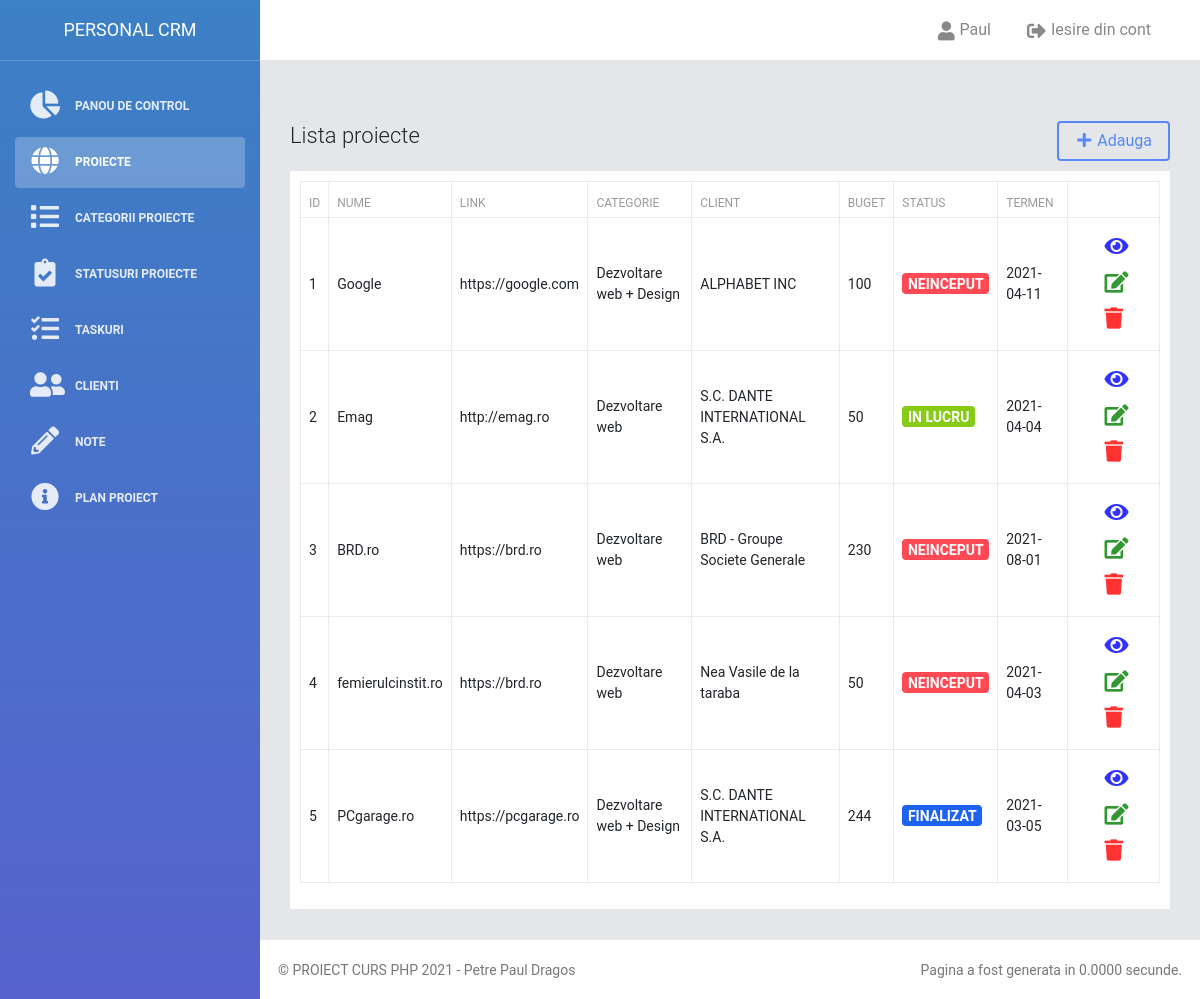
/proiecte.php (signed in), run on the app's committed database.
### tables this page shows
CREATE TABLE `utilizatori` (
  `id` int(11) NOT NULL,
  `utilizator` varchar(30) NOT NULL,
  `parola` varchar(30) NOT NULL,
  `nume` varchar(100) NOT NULL,
  `prenume` varchar(100) NOT NULL
);

CREATE TABLE `proiecte` (
  `id` int(11) NOT NULL,
  `nume` varchar(255) NOT NULL,
  `link` varchar(255) NOT NULL,
  `categorie` varchar(255) NOT NULL,
  `descriere` text NOT NULL,
  `imagine` text NOT NULL,
  `id_client` int(11) NOT NULL,
  `buget` int(11) NOT NULL,
  `status` int(11) NOT NULL,
  `data` timestamp NOT NULL DEFAULT current_timestamp(),
  `data_start` date NOT NULL,
  `data_final` date NOT NULL
);

CREATE TABLE `proiecte_categorii` (
  `idCategorie` int(11) NOT NULL,
  `numeCategorie` varchar(300) NOT NULL
);

CREATE TABLE `clienti` (
  `id` int(11) NOT NULL,
  `nume` varchar(100) NOT NULL,
  `descriere` text NOT NULL,
  `adresa` varchar(250) NOT NULL,
  `proiecte` varchar(255) NOT NULL,
  `email` varchar(50) NOT NULL,
  `telefon` varchar(20) NOT NULL,
  `data` datetime NOT NULL DEFAULT current_timestamp()
);

CREATE TABLE `proiecte_statusuri` (
  `idStatus` int(11) NOT NULL,
  `numeStatus` varchar(300) NOT NULL,
  `culoareStatus` varchar(20) NOT NULL
);

### proiecte.php (the view, shortened to what this page needs)
<?php
  require_once('elemente/header.php');
  $proiecteObj = new Proiecte();
  $clientiObj = new Clienti();
  $proiecte = $proiecteObj->afiseazaProiecte();
?>
<h4>Lista proiecte <a href="proiect_adauga.php" class="btn btn-primary" style="float:right;"><i class="fa fa-plus"></i> Adauga</a> </h4>
<div style="padding: 10px; background-color: #FFF; margin-top: 20px;">
  <table class="table table-bordered table-hover">
    <thead>
      <tr>
        <th>ID</th>
        <th>Nume</th>
        <th>Link</th>
        <th>Categorie</th>
        <th>Client</th>
        <th>Buget</th>
        <th>Status</th>
        <th>Termen</th>
        <th></th>
      </tr>
    </thead>
    <tbody>
        <?php
          if ($proiecte > 0) {
          	foreach ($proiecte as $proiect) {
        ?>
        <tr>
          <td><?php echo $proiect['id'] ?></td>
          <td><?php echo $proiect['nume'] ?></td>
          <td><?php echo $proiect['link'] ?></td>
          <td><?php $proiecteObj->afiseazaNumeCategorie($proiect['categorie']); ?></td>
          <td><?php $clientiObj->afiseazaNumeClient($proiect['id_client']); ?></td>
          <td><?php echo $proiect['buget'] ?></td>
          <td><?php $proiecteObj->afiseazaNumeStatus($proiect['status']); ?></td>
          <td><?php echo $proiect['data_final'] ?></td>
          <td class="text-center">
            <a href="proiect_pagina.php?proiectId=<?php echo $proiect['id'] ?>" class="btn btn-info btn-simple btn-link" style="color:blue">
              <i class="fa fa-lg fa-eye"></i>
            <a href="proiect_editare.php?modificaId=<?php echo $proiect['id'] ?>" class="btn btn-info btn-simple btn-link" style="color:green">
              <i class="fa fa-lg fa-edit"></i></a>
            <a href="proiecte.php?stergeId=<?php echo $proiect['id'] ?>" class="btn btn-info btn-simple btn-link" style="color:red" onclick="confirm('Esti sigur ca vrei sa stergi proiectul <?php echo $proiect['nume'] ?> ?')">
              <i class="fa fa-lg fa-trash"></i>
            </a>
          </td>
        </tr>
		      <?php } ?>
		  <?php } else { ?>
		  <td colspan="9"><p class="text-center">Adauga primul tau proiect<p></td>
		  <?php } ?>
    </tbody>
  </table>
  </div>
<?php include 'elemente/footer.php';  ?>

### clase/utilizatori_functii.php (shortened to what this page needs)
<?php
require_once "config/bazadedate.php";
class Utilizatori {
	public function __construct() {
		global $conexiune;
		$this->con = $conexiune;
		if(mysqli_connect_error()) {
			trigger_error("Eroare la conectarea bazei de date: " . mysqli_connect_error());
		}else{
			return $this->con;
		}
	}
    public function afiseazaNumeUtilizator($id){
		$query = "SELECT * FROM utilizatori WHERE id = '$id'";
		    $result = $this->con->query($query);
		    while($row = mysqli_fetch_assoc($result)) {
			echo $row['nume'];
			}
	}
}

### clase/proiecte_functii.php (shortened to what this page needs)
<?php
require_once "config/bazadedate.php";
class Proiecte {
	public function __construct() {
		global $conexiune;
		$this->con = $conexiune;
		if(mysqli_connect_error()) {
			trigger_error("Eroare la conectarea bazei de date: " . mysqli_connect_error());
		}else{
			return $this->con;
		}
	}
	public function afiseazaProiecte(){
		$query = "SELECT * FROM proiecte";
		$result = $this->con->query($query);
		if (!empty($result) && $result->num_rows > 0) {
		    $data = array();
		    while ($row = $result->fetch_assoc()) {
		           $data[] = $row;
		    }
			return $data;
		}
	}
	public function afiseazaNumeCategorie($id){
		$query = "SELECT * FROM proiecte_categorii WHERE idCategorie = '$id'";
		    $result = $this->con->query($query);
		    while($row = mysqli_fetch_assoc($result)) {
			echo $row['numeCategorie'];
			}
	}
	public function afiseazaNumeStatus($id) {
		    $query = "SELECT * FROM proiecte_statusuri WHERE idStatus = '$id'";
		    $result = $this->con->query($query);
		    while($row = mysqli_fetch_assoc($result)) {
			echo "<span class='badge status' style='background-color:".$row['culoareStatus']."'>" .$row['numeStatus']. "</span>";
			}
	}
}

### clase/clienti_functii.php (shortened to what this page needs)
<?php
require_once "config/bazadedate.php";
class Clienti {
	public function __construct() {
		global $conexiune;
		$this->con = $conexiune;
		if(mysqli_connect_error()) {
			trigger_error("Eroare la conectarea bazei de date: " . mysqli_connect_error());
		}else{
			return $this->con;
		}
	}
	public function afiseazaNumeClient($id) {
		    $query = "SELECT * FROM clienti WHERE id = '$id'";
		    $result = $this->con->query($query);
		    while($row = mysqli_fetch_assoc($result)) {
			echo $row['nume'];
			}
	}
}

### elemente/style/css/style.css (style rules this page uses)
body { font-size: 14px; padding:0; background-color: #E9EBEE; }
a { color:#007bff; }
.btn { cursor: pointer; }
span.badge { font-size: 14px; text-transform: uppercase; }

### data on the page
utilizatori: nume "Paul"
proiecte: id "1", nume "Google", link "https://google.com", buget "100", data_final "2021-04-11"
proiecte_categorii: numeCategorie "Dezvoltare web + Design"
clienti: nume "ALPHABET INC"
proiecte_statusuri: numeStatus "NEINCEPUT"
proiecte: id "2", nume "Emag", link "http://emag.ro", buget "50", data_final "2021-04-04"
proiecte_categorii: numeCategorie "Dezvoltare web"
clienti: nume "S.C. DANTE INTERNATIONAL S.A."
proiecte_statusuri: numeStatus "IN LUCRU"
proiecte: id "3", nume "BRD.ro", link "https://brd.ro", buget "230", data_final "2021-08-01"
clienti: nume "BRD - Groupe Societe Generale"
proiecte: id "4", nume "femierulcinstit.ro", link "https://brd.ro", buget "50", data_final "2021-04-03"
clienti: nume "Nea Vasile de la taraba"
proiecte: id "5", nume "PCgarage.ro", link "https://pcgarage.ro", buget "244", data_final "2021-03-05"
proiecte_statusuri: numeStatus "FINALIZAT"
